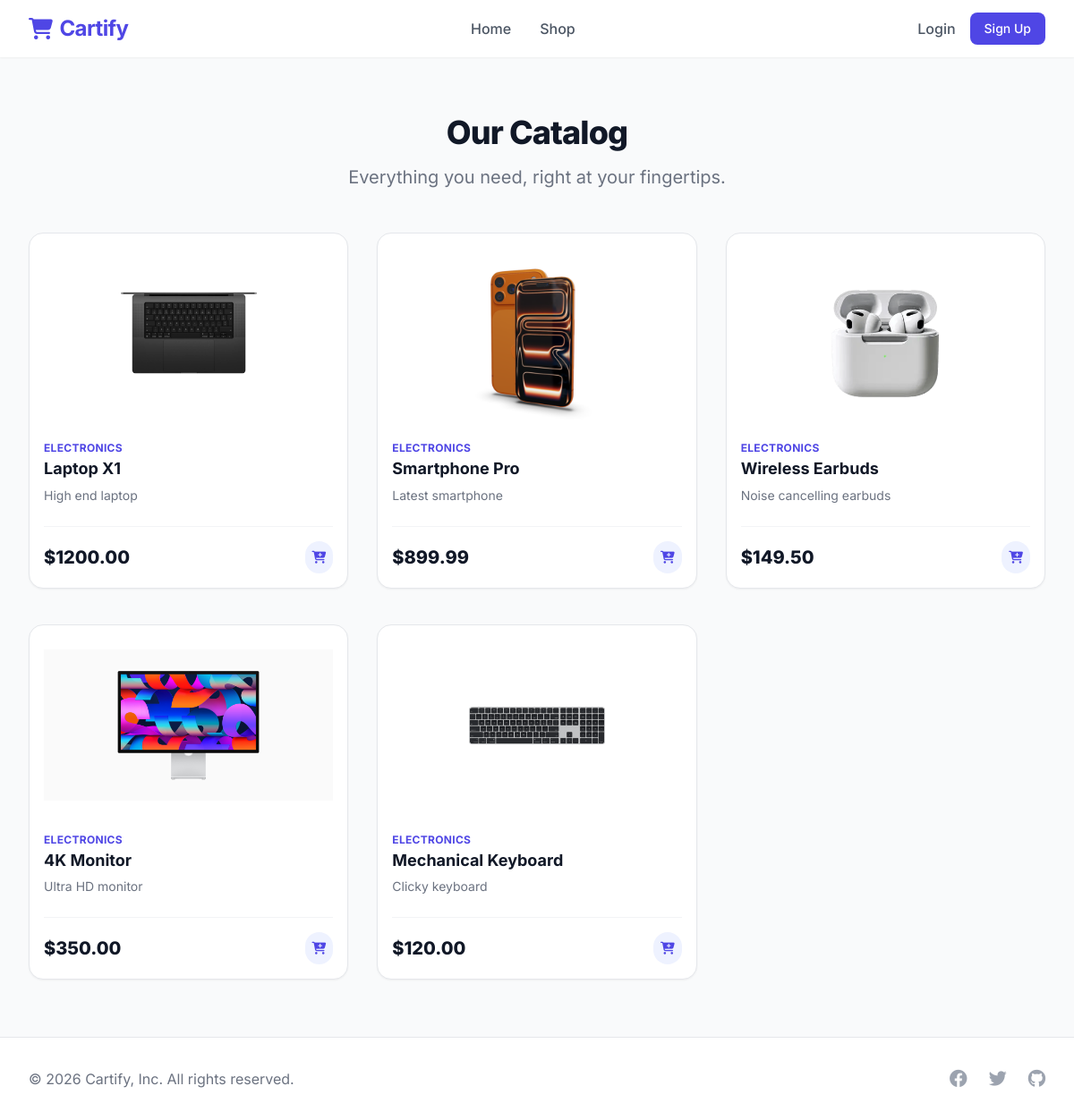
The page / on the database its author committed.
### store/models.py (models this page shows, shortened)
class Product(models.Model):
    category = models.ForeignKey(Category, related_name='products', on_delete=models.CASCADE)
    title = models.CharField(max_length=255)
    image = models.FileField(upload_to='products/images', null=True, blank=True)
    description = models.TextField(blank=True, null=True)
    price = models.DecimalField(max_digits=10, decimal_places=2)
    stock = models.IntegerField(default=0)
    created_at = models.DateTimeField(auto_now_add=True)

class Category(models.Model):
    name = models.CharField(max_length=255)
    slug = models.SlugField(unique=True, help_text="Used for clean browser URLs")
    class Meta:
        verbose_name_plural = "Categories"

### store/views.py (the view)
# urls.py: path('', views.index_view, name='index'),
def index_view(request):
    products = Product.objects.all()
    context = {
        'products': products
    }
    return render(request, 'index.html', context)

### store/context_processors.py (called while the page is built, shortened)
def cart_item_count(request):
    if not request.user.is_authenticated:
        return {'cart_count': 0}

### templates/index.html (shortened to what this page needs)
{% extends 'base.html' %}
{% block content %}
<div class="max-w-7xl mx-auto px-4 sm:px-6 lg:px-8 py-16">
    <div class="text-center mb-12">
        <h2 class="text-3xl font-extrabold tracking-tight text-gray-900 sm:text-4xl">Our Catalog</h2>
        <p class="mt-4 max-w-2xl text-xl text-gray-500 mx-auto">Everything you need, right at your fingertips.</p>
    </div>
    <div class="grid grid-cols-1 sm:grid-cols-2 lg:grid-cols-3 gap-y-10 gap-x-8">
        {% for product in products %}
        <div class="group relative bg-white border border-gray-200 rounded-2xl p-4 shadow-sm hover:shadow-xl transition-all duration-300 flex flex-col">
            <div class="aspect-w-4 aspect-h-3 rounded-xl overflow-hidden relative">
                {% if product.image %}
                    <img src="{{ product.image.url }}" alt="{{ product.title }}" class="object-contain w-full h-48 group-hover:scale-105 transition-transform duration-500">
                {% else %}
                    <div class="flex items-center justify-center h-48 w-full bg-gray-50 text-gray-400">
                        <i class="fa-solid fa-image text-4xl"></i>
                    </div>
                {% endif %}
            </div>
            <div class="mt-6 flex flex-col flex-grow">
                <p class="text-xs font-bold text-indigo-600 uppercase tracking-wide mb-1">{{ product.category.name }}</p>
                <h3 class="text-lg font-bold text-gray-900 leading-tight">
                    <a href="#">
                        <span aria-hidden="true" class="absolute inset-0"></span>
                        {{ product.title }}
                    </a>
                </h3>
                <p class="mt-2 text-sm text-gray-500 line-clamp-2">
                    {{ product.description|default:"No description available." }}
                </p>
            </div>
            <div class="mt-6 flex items-center justify-between border-t border-gray-100 pt-4 relative z-20">
                <p class="text-xl font-extrabold text-gray-900">${{ product.price }}</p>
                <a href="{% url 'add_to_cart' product.id %}" class="inline-flex items-center justify-center p-2 rounded-full bg-indigo-50 text-indigo-600 hover:bg-indigo-600 hover:text-white transition-colors duration-200 focus:outline-none focus:ring-2 focus:ring-offset-2 focus:ring-indigo-600 z-30 relative">
                    <i class="fa-solid fa-cart-plus text-sm"></i>
                </a>
            </div>
        </div>
        {% endfor %}
    </div>
</div>
{% endblock %}

### templates/base.html (style rules this page uses)
body { font-family: 'Inter', sans-serif; background-color: #f9fafb; }

### rows shown on the page
Product: image (picture), category.name "ELECTRONICS", title "Laptop X1", description "High end laptop", price "1200.00"
Product: image (picture), category.name "ELECTRONICS", title "Smartphone Pro", description "Latest smartphone", price "899.99"
Product: image (picture), category.name "ELECTRONICS", title "Wireless Earbuds", description "Noise cancelling earbuds", price "149.50"
Product: image (picture), category.name "ELECTRONICS", title "4K Monitor", description "Ultra HD monitor", price "350.00"
Product: image (picture), category.name "ELECTRONICS", title "Mechanical Keyboard", description "Clicky keyboard", price "120.00"
